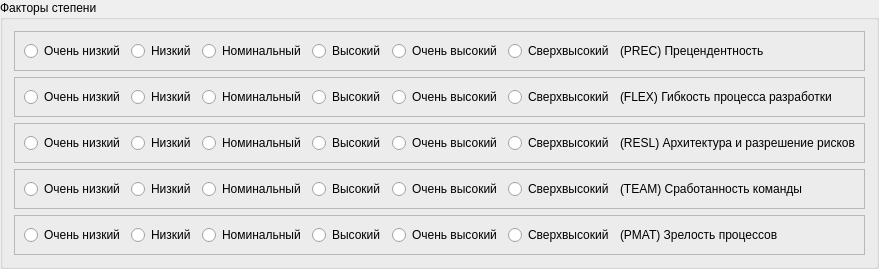
   <widget class="QGroupBox" name="groupBox">
    <property name="geometry">
     <rect>
      <x>9</x>
      <y>9</y>
      <width>797</width>
      <height>242</height>
     </rect>
    </property>
    <property name="title">
     <string>Факторы степени</string>
    </property>
    <layout class="QVBoxLayout" name="verticalLayout">
     <item>
      <widget class="QFrame" name="frame_0">
       <property name="frameShape">
        <enum>QFrame::StyledPanel</enum>
       </property>
       <property name="frameShadow">
        <enum>QFrame::Raised</enum>
       </property>
       <layout class="QHBoxLayout" name="horizontalLayout_6">
        <item>
         <widget class="QRadioButton" name="rbPREC0">
          <property name="sizePolicy">
           <sizepolicy hsizetype="Fixed" vsizetype="Fixed">
            <horstretch>0</horstretch>
            <verstretch>0</verstretch>
           </sizepolicy>
          </property>
          <property name="toolTip">
           <string>&lt;html&gt;&lt;head/&gt;&lt;body&gt;&lt;p&gt;(6,2) Полное отсутствие прецедентов, полностью непредсказуемый проект&lt;/p&gt;&lt;/body&gt;&lt;/html&gt;</string>
          </property>
          <property name="text">
           <string>Очень низкий</string>
          </property>
         </widget>
        </item>
        <item>
         <widget class="QRadioButton" name="rbPREC1">
          <property name="sizePolicy">
           <sizepolicy hsizetype="Fixed" vsizetype="Fixed">
            <horstretch>0</horstretch>
            <verstretch>0</verstretch>
           </sizepolicy>
          </property>
          <property name="toolTip">
           <string>&lt;html&gt;&lt;head/&gt;&lt;body&gt;&lt;p&gt;(4,96) Почти полное отсутствие прецедентов, в значительной мере непредсказуемый проект&lt;/p&gt;&lt;/body&gt;&lt;/html&gt;</string>
          </property>
          <property name="text">
           <string>Низкий</string>
          </property>
         </widget>
        </item>
        <item>
         <widget class="QRadioButton" name="rbPREC2">
          <property name="sizePolicy">
           <sizepolicy hsizetype="Fixed" vsizetype="Fixed">
            <horstretch>0</horstretch>
            <verstretch>0</verstretch>
           </sizepolicy>
          </property>
          <property name="toolTip">
           <string>&lt;html&gt;&lt;head/&gt;&lt;body&gt;&lt;p&gt;(3,72) Наличие некоторого количества прецедентов&lt;/p&gt;&lt;/body&gt;&lt;/html&gt;</string>
          </property>
          <property name="text">
           <string>Номинальный</string>
          </property>
         </widget>
        </item>
        <item>
         <widget class="QRadioButton" name="rbPREC3">
          <property name="sizePolicy">
           <sizepolicy hsizetype="Fixed" vsizetype="Fixed">
            <horstretch>0</horstretch>
            <verstretch>0</verstretch>
           </sizepolicy>
          </property>
          <property name="toolTip">
           <string>&lt;html&gt;&lt;head/&gt;&lt;body&gt;&lt;p&gt;(2,48) Общее знакомство с проектом&lt;/p&gt;&lt;/body&gt;&lt;/html&gt;</string>
          </property>
          <property name="text">
           <string>Высокий</string>
          </property>
         </widget>
        </item>
        <item>
         <widget class="QRadioButton" name="rbPREC4">
          <property name="sizePolicy">
           <sizepolicy hsizetype="Fixed" vsizetype="Fixed">
            <horstretch>0</horstretch>
            <verstretch>0</verstretch>
           </sizepolicy>
          </property>
          <property name="toolTip">
           <string>&lt;html&gt;&lt;head/&gt;&lt;body&gt;&lt;p&gt;(1,24) Значительное знакомство с проектом &lt;/p&gt;&lt;/body&gt;&lt;/html&gt;</string>
          </property>
          <property name="text">
           <string>Очень высокий</string>
          </property>
         </widget>
        </item>
        <item>
         <widget class="QRadioButton" name="rbPREC5">
          <property name="sizePolicy">
           <sizepolicy hsizetype="Fixed" vsizetype="Fixed">
            <horstretch>0</horstretch>
            <verstretch>0</verstretch>
           </sizepolicy>
          </property>
          <property name="toolTip">
           <string>&lt;html&gt;&lt;head/&gt;&lt;body&gt;&lt;p&gt;(0) Полное знакомство с проектом&lt;/p&gt;&lt;/body&gt;&lt;/html&gt;</string>
          </property>
          <property name="text">
           <string>Сверхвысокий</string>
          </property>
         </widget>
        </item>
        <item>
         <widget class="QLabel" name="label_6">
          <property name="text">
           <string>(PREC) Прецендентность</string>
          </property>
         </widget>
        </item>
       </layout>
      </widget>
     </item>
     <item>
      <widget class="QFrame" name="frame_1">
       <property name="frameShape">
        <enum>QFrame::StyledPanel</enum>
       </property>
       <property name="frameShadow">
        <enum>QFrame::Raised</enum>
       </property>
       <layout class="QHBoxLayout" name="horizontalLayout_2">
        <item>
         <widget class="QRadioButton" name="rbFLEX0">
          <property name="sizePolicy">
           <sizepolicy hsizetype="Fixed" vsizetype="Fixed">
            <horstretch>0</horstretch>
            <verstretch>0</verstretch>
           </sizepolicy>
          </property>
          <property name="toolTip">
           <string>&lt;html&gt;&lt;head/&gt;&lt;body&gt;&lt;p&gt;(5,07) Точный, строгий процесс разработки&lt;/p&gt;&lt;/body&gt;&lt;/html&gt;</string>
          </property>
          <property name="text">
           <string>Очень низкий</string>
          </property>
         </widget>
        </item>
        <item>
         <widget class="QRadioButton" name="rbFLEX1">
          <property name="sizePolicy">
           <sizepolicy hsizetype="Fixed" vsizetype="Fixed">
            <horstretch>0</horstretch>
            <verstretch>0</verstretch>
           </sizepolicy>
          </property>
          <property name="toolTip">
           <string>&lt;html&gt;&lt;head/&gt;&lt;body&gt;&lt;p&gt;(4,05) Случайные послабления в процессе&lt;/p&gt;&lt;/body&gt;&lt;/html&gt;</string>
          </property>
          <property name="text">
           <string>Низкий</string>
          </property>
         </widget>
        </item>
        <item>
         <widget class="QRadioButton" name="rbFLEX2">
          <property name="sizePolicy">
           <sizepolicy hsizetype="Fixed" vsizetype="Fixed">
            <horstretch>0</horstretch>
            <verstretch>0</verstretch>
           </sizepolicy>
          </property>
          <property name="toolTip">
           <string>&lt;html&gt;&lt;head/&gt;&lt;body&gt;&lt;p&gt;(3,04) Некоторые послабления в процессе&lt;/p&gt;&lt;/body&gt;&lt;/html&gt;</string>
          </property>
          <property name="text">
           <string>Номинальный</string>
          </property>
         </widget>
        </item>
        <item>
         <widget class="QRadioButton" name="rbFLEX3">
          <property name="sizePolicy">
           <sizepolicy hsizetype="Fixed" vsizetype="Fixed">
            <horstretch>0</horstretch>
            <verstretch>0</verstretch>
           </sizepolicy>
          </property>
          <property name="toolTip">
           <string>&lt;html&gt;&lt;head/&gt;&lt;body&gt;&lt;p&gt;(2,03) Большей частью согласованный процесс&lt;/p&gt;&lt;/body&gt;&lt;/html&gt;</string>
          </property>
          <property name="text">
           <string>Высокий</string>
          </property>
         </widget>
        </item>
        <item>
         <widget class="QRadioButton" name="rbFLEX4">
          <property name="sizePolicy">
           <sizepolicy hsizetype="Fixed" vsizetype="Fixed">
            <horstretch>0</horstretch>
            <verstretch>0</verstretch>
           </sizepolicy>
          </property>
          <property name="toolTip">
           <string>&lt;html&gt;&lt;head/&gt;&lt;body&gt;&lt;p&gt;(1,01) Некоторое согласование процесса&lt;/p&gt;&lt;/body&gt;&lt;/html&gt;</string>
          </property>
          <property name="text">
           <string>Очень высокий</string>
          </property>
         </widget>
        </item>
        <item>
         <widget class="QRadioButton" name="rbFLEX5">
          <property name="sizePolicy">
           <sizepolicy hsizetype="Fixed" vsizetype="Fixed">
            <horstretch>0</horstretch>
            <verstretch>0</verstretch>
           </sizepolicy>
          </property>
          <property name="toolTip">
           <string>&lt;html&gt;&lt;head/&gt;&lt;body&gt;&lt;p&gt;(0) Заказчик определил только общие цели&lt;/p&gt;&lt;/body&gt;&lt;/html&gt;</string>
          </property>
          <property name="text">
           <string>Сверхвысокий</string>
          </property>
         </widget>
        </item>
        <item>
         <widget class="QLabel" name="label_2">
          <property name="text">
           <string>(FLEX) Гибкость процесса разработки</string>
          </property>
         </widget>
        </item>
       </layout>
      </widget>
     </item>
     <item>
      <widget class="QFrame" name="frame_2">
       <property name="frameShape">
        <enum>QFrame::StyledPanel</enum>
       </property>
       <property name="frameShadow">
        <enum>QFrame::Raised</enum>
       </property>
       <layout class="QHBoxLayout" name="horizontalLayout_3">
        <item>
         <widget class="QRadioButton" name="rbRESL0">
          <property name="sizePolicy">
           <sizepolicy hsizetype="Fixed" vsizetype="Fixed">
            <horstretch>0</horstretch>
            <verstretch>0</verstretch>
           </sizepolicy>
          </property>
          <property name="text">
           <string>Очень низкий</string>
          </property>
         </widget>
        </item>
        <item>
         <widget class="QRadioButton" name="rbRESL1">
          <property name="sizePolicy">
           <sizepolicy hsizetype="Fixed" vsizetype="Fixed">
            <horstretch>0</horstretch>
            <verstretch>0</verstretch>
           </sizepolicy>
          </property>
          <property name="text">
           <string>Низкий</string>
          </property>
         </widget>
        </item>
        <item>
         <widget class="QRadioButton" name="rbRESL2">
          <property name="sizePolicy">
           <sizepolicy hsizetype="Fixed" vsizetype="Fixed">
            <horstretch>0</horstretch>
            <verstretch>0</verstretch>
           </sizepolicy>
          </property>
          <property name="text">
           <string>Номинальный</string>
          </property>
         </widget>
        </item>
        <item>
         <widget class="QRadioButton" name="rbRESL3">
          <property name="sizePolicy">
           <sizepolicy hsizetype="Fixed" vsizetype="Fixed">
            <horstretch>0</horstretch>
            <verstretch>0</verstretch>
           </sizepolicy>
          </property>
          <property name="text">
           <string>Высокий</string>
          </property>
         </widget>
        </item>
        <item>
         <widget class="QRadioButton" name="rbRESL4">
          <property name="sizePolicy">
           <sizepolicy hsizetype="Fixed" vsizetype="Fixed">
            <horstretch>0</horstretch>
            <verstretch>0</verstretch>
           </sizepolicy>
          </property>
          <property name="text">
           <string>Очень высокий</string>
          </property>
         </widget>
        </item>
        <item>
         <widget class="QRadioButton" name="rbRESL5">
          <property name="sizePolicy">
           <sizepolicy hsizetype="Fixed" vsizetype="Fixed">
            <horstretch>0</horstretch>
            <verstretch>0</verstretch>
           </sizepolicy>
          </property>
          <property name="text">
           <string>Сверхвысокий</string>
          </property>
         </widget>
        </item>
        <item>
         <widget class="QLabel" name="label_3">
          <property name="text">
           <string>(RESL) Архитектура и разрешение рисков</string>
          </property>
         </widget>
        </item>
       </layout>
      </widget>
     </item>
     <item>
      <widget class="QFrame" name="frame_3">
       <property name="frameShape">
        <enum>QFrame::StyledPanel</enum>
       </property>
       <property name="frameShadow">
        <enum>QFrame::Raised</enum>
       </property>
       <layout class="QHBoxLayout" name="horizontalLayout_4">
        <item>
         <widget class="QRadioButton" name="rbTEAM0">
          <property name="sizePolicy">
           <sizepolicy hsizetype="Fixed" vsizetype="Fixed">
            <horstretch>0</horstretch>
            <verstretch>0</verstretch>
           </sizepolicy>
          </property>
          <property name="text">
           <string>Очень низкий</string>
          </property>
         </widget>
        </item>
        <item>
         <widget class="QRadioButton" name="rbTEAM1">
          <property name="sizePolicy">
           <sizepolicy hsizetype="Fixed" vsizetype="Fixed">
            <horstretch>0</horstretch>
            <verstretch>0</verstretch>
           </sizepolicy>
          </property>
          <property name="text">
           <string>Низкий</string>
          </property>
         </widget>
        </item>
        <item>
         <widget class="QRadioButton" name="rbTEAM2">
          <property name="sizePolicy">
           <sizepolicy hsizetype="Fixed" vsizetype="Fixed">
            <horstretch>0</horstretch>
            <verstretch>0</verstretch>
           </sizepolicy>
          </property>
          <property name="text">
           <string>Номинальный</string>
          </property>
         </widget>
        </item>
        <item>
         <widget class="QRadioButton" name="rbTEAM3">
          <property name="sizePolicy">
           <sizepolicy hsizetype="Fixed" vsizetype="Fixed">
            <horstretch>0</horstretch>
            <verstretch>0</verstretch>
           </sizepolicy>
          </property>
          <property name="text">
           <string>Высокий</string>
          </property>
         </widget>
        </item>
        <item>
         <widget class="QRadioButton" name="rbTEAM4">
          <property name="sizePolicy">
           <sizepolicy hsizetype="Fixed" vsizetype="Fixed">
            <horstretch>0</horstretch>
            <verstretch>0</verstretch>
           </sizepolicy>
          </property>
          <property name="text">
           <string>Очень высокий</string>
          </property>
         </widget>
        </item>
        <item>
         <widget class="QRadioButton" name="rbTEAM5">
          <property name="sizePolicy">
           <sizepolicy hsizetype="Fixed" vsizetype="Fixed">
            <horstretch>0</horstretch>
            <verstretch>0</verstretch>
           </sizepolicy>
          </property>
          <property name="text">
           <string>Сверхвысокий</string>
          </property>
         </widget>
        </item>
        <item>
         <widget class="QLabel" name="label_4">
          <property name="text">
           <string>(TEAM) Сработанность команды</string>
          </property>
         </widget>
        </item>
       </layout>
      </widget>
     </item>
     <item>
      <widget class="QFrame" name="frame_4">
       <property name="frameShape">
        <enum>QFrame::StyledPanel</enum>
       </property>
       <property name="frameShadow">
        <enum>QFrame::Raised</enum>
       </property>
       <layout class="QHBoxLayout" name="horizontalLayout_5">
        <item>
         <widget class="QRadioButton" name="rbPMAT0">
          <property name="sizePolicy">
           <sizepolicy hsizetype="Fixed" vsizetype="Fixed">
            <horstretch>0</horstretch>
            <verstretch>0</verstretch>
           </sizepolicy>
          </property>
          <property name="text">
           <string>Очень низкий</string>
          </property>
         </widget>
        </item>
        <item>
         <widget class="QRadioButton" name="rbPMAT1">
          <property name="sizePolicy">
           <sizepolicy hsizetype="Fixed" vsizetype="Fixed">
            <horstretch>0</horstretch>
            <verstretch>0</verstretch>
           </sizepolicy>
          </property>
          <property name="text">
           <string>Низкий</string>
          </property>
         </widget>
        </item>
        <item>
         <widget class="QRadioButton" name="rbPMAT2">
          <property name="sizePolicy">
           <sizepolicy hsizetype="Fixed" vsizetype="Fixed">
            <horstretch>0</horstretch>
            <verstretch>0</verstretch>
           </sizepolicy>
          </property>
          <property name="text">
           <string>Номинальный</string>
          </property>
         </widget>
        </item>
        <item>
         <widget class="QRadioButton" name="rbPMAT3">
          <property name="sizePolicy">
           <sizepolicy hsizetype="Fixed" vsizetype="Fixed">
            <horstretch>0</horstretch>
            <verstretch>0</verstretch>
           </sizepolicy>
          </property>
          <property name="text">
           <string>Высокий</string>
          </property>
         </widget>
        </item>
        <item>
         <widget class="QRadioButton" name="rbPMAT4">
          <property name="sizePolicy">
           <sizepolicy hsizetype="Fixed" vsizetype="Fixed">
            <horstretch>0</horstretch>
            <verstretch>0</verstretch>
           </sizepolicy>
          </property>
          <property name="text">
           <string>Очень высокий</string>
          </property>
         </widget>
        </item>
        <item>
         <widget class="QRadioButton" name="rbPMAT5">
          <property name="sizePolicy">
           <sizepolicy hsizetype="Fixed" vsizetype="Fixed">
            <horstretch>0</horstretch>
            <verstretch>0</verstretch>
           </sizepolicy>
          </property>
          <property name="text">
           <string>Сверхвысокий</string>
          </property>
         </widget>
        </item>
        <item>
         <widget class="QLabel" name="label_5">
          <property name="text">
           <string>(PMAT) Зрелость процессов</string>
          </property>
         </widget>
        </item>
       </layout>
      </widget>
     </item>
    </layout>
   </widget>
